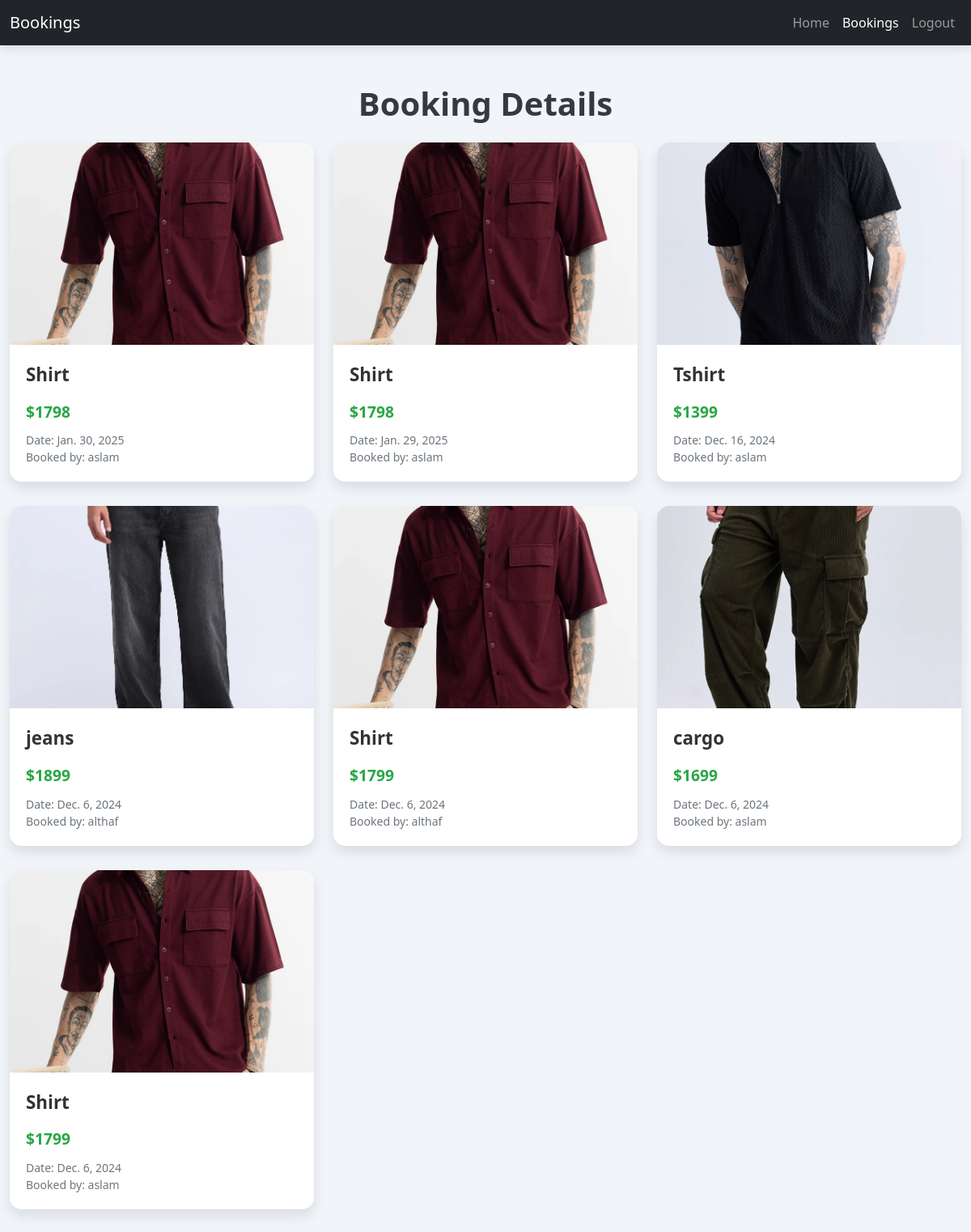
Before: /bookings with the older database file.
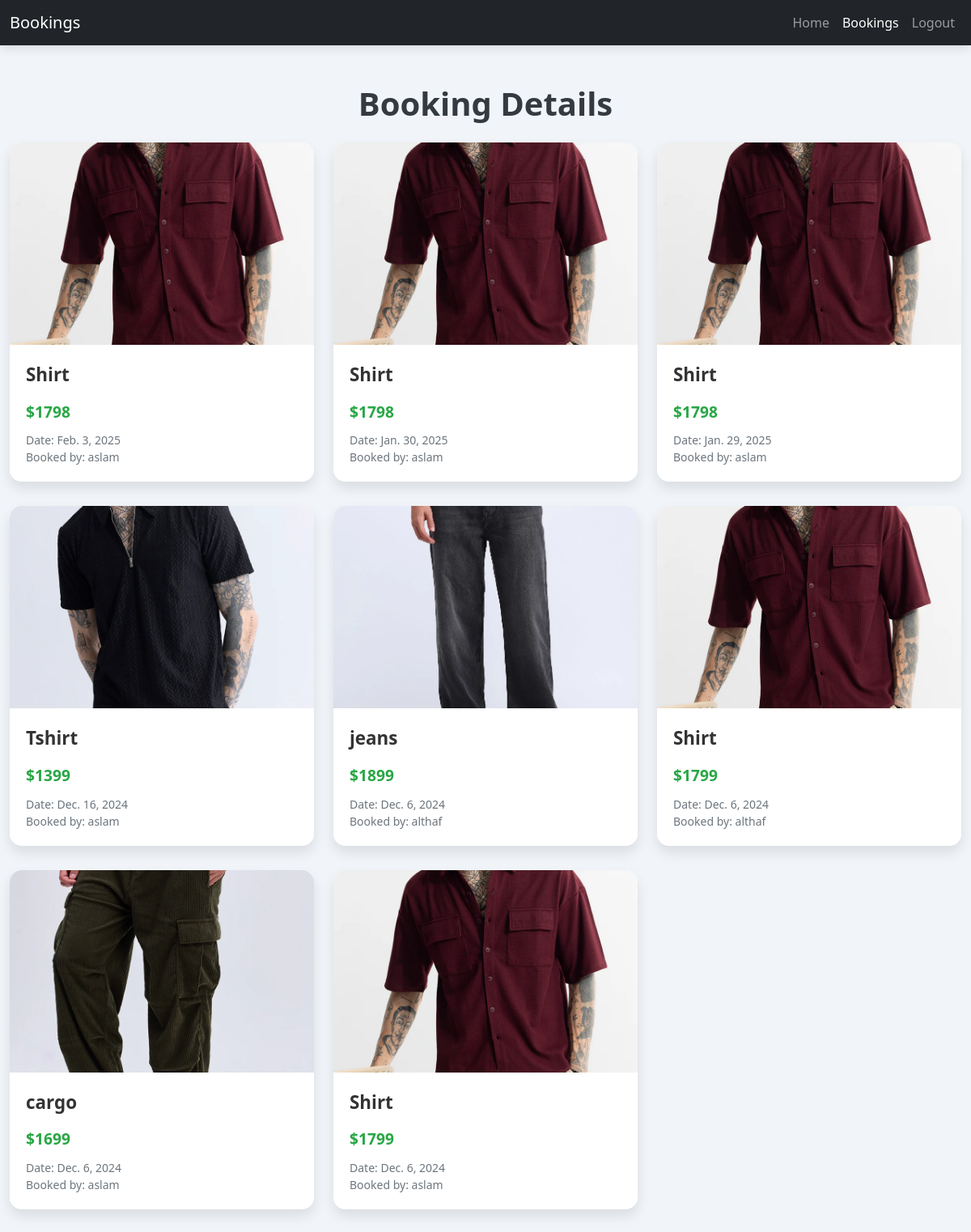
After: the same page with the newer database file.
### app/models.py (models this page shows)
class Buy(models.Model):
    user=models.ForeignKey(User,on_delete=models.CASCADE)
    product=models.ForeignKey(Product,on_delete=models.CASCADE)
    price=models.IntegerField()
    date=models.DateField(auto_now_add=True)

class Product(models.Model):
    pro_id=models.TextField()
    name=models.TextField()
    price=models.IntegerField()
    ofr_price=models.IntegerField()
    img=models.FileField()
    dis=models.TextField()

### app/views.py (the view)
# urls.py: path('bookings',views.bookings),
def bookings(req):
    buy=Buy.objects.all()[::-1]
    return render(req,'shop/bookings.html',{'buy':buy})

### templates/shop/bookings.html (shortened to what this page needs)
<!DOCTYPE html>
<html lang="en">
<head>
    <link href="https://cdn.jsdelivr.net/npm/bootstrap@5.3.3/dist/css/bootstrap.min.css" rel="stylesheet">
</head>
<body>
    <nav class="navbar navbar-expand-lg navbar-dark bg-dark">
        <div class="container">
            <a class="navbar-brand" href="#">Bookings</a>
            <div class="collapse navbar-collapse" id="navbarNav">
                <ul class="navbar-nav ms-auto">
                    <li class="nav-item"><a class="nav-link" href="shp_home">Home</a></li>
                    <li class="nav-item"><a class="nav-link active" href="#">Bookings</a></li>
                    <li class="nav-item"><a class="nav-link" href="shp_logout">Logout</a></li>
                </ul>
            </div>
        </div>
    </nav>
    <div class="container mt-5">
        <h1 class="text-center mb-4">Booking Details</h1>
        <div class="row">
            {% for i in buy %}
            <div class="col-lg-4 col-md-6 col-sm-12">
                <div class="product-card">
                    <img src="{{i.product.img.url}}" alt="{{i.product.name}}" class="img-fluid">
                    <div class="product-details">
                        <div class="product-name">{{i.product.name}}</div>
                        <div class="product-price">${{i.price}}</div>
                        <div class="product-date">Date: {{i.date}}</div>
                        <div class="product-user">Booked by: {{i.user.first_name}}</div>
                    </div>
                </div>
            </div>
            {% endfor %}
        </div>
    </div>
</body>
</html>

### templates/shop/bookings.html (style rules this page uses)
body { background-color: #f1f5f9; font-family: 'Segoe UI', Tahoma, Geneva, Verdana, sans-serif; }
.navbar { box-shadow: 0px 4px 12px rgba(0, 0, 0, 0.1); }
.container { max-width: 1200px; }
h1 { font-size: 2.5rem; font-weight: 700; color: #343a40; }
.product-card { background: #fff; border-radius: 15px; overflow: hidden; box-shadow: 0 8px 16px rgba(0, 0, 0, 0.1); transition: transform 0.3s ease, box-shadow 0.3s ease; margin-bottom: 30px; }
.product-card img { width: 100%; height: 250px; object-fit: cover; transition: transform 0.3s ease; }
.product-card .product-details { padding: 20px; background-color: #fff; }
.product-name { font-size: 1.4rem; font-weight: 600; color: #333; margin-bottom: 15px; }
.product-date, .product-user { color: #6c757d; font-size: 14px; }
.product-price { font-size: 1.2rem; font-weight: 600; color: #28a745; margin-bottom: 10px; }

Changed rows visible on the page:
added Buy: product.img (picture), product.name "Shirt", price "1798", date "Feb. 3, 2025", user.first_name "aslam"
